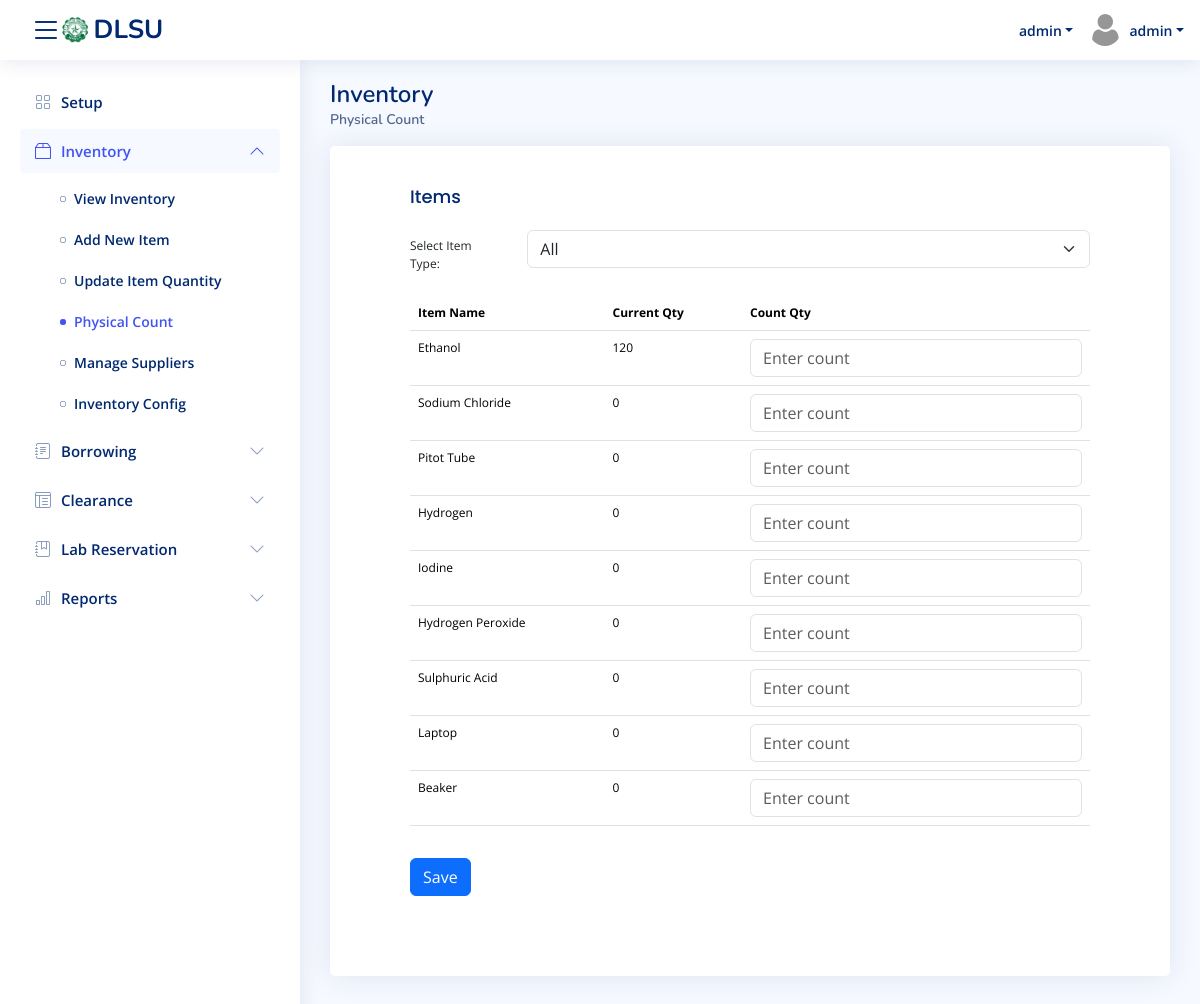
The page /inventory/physicalCount/ (signed in) on the database as committed earlier.
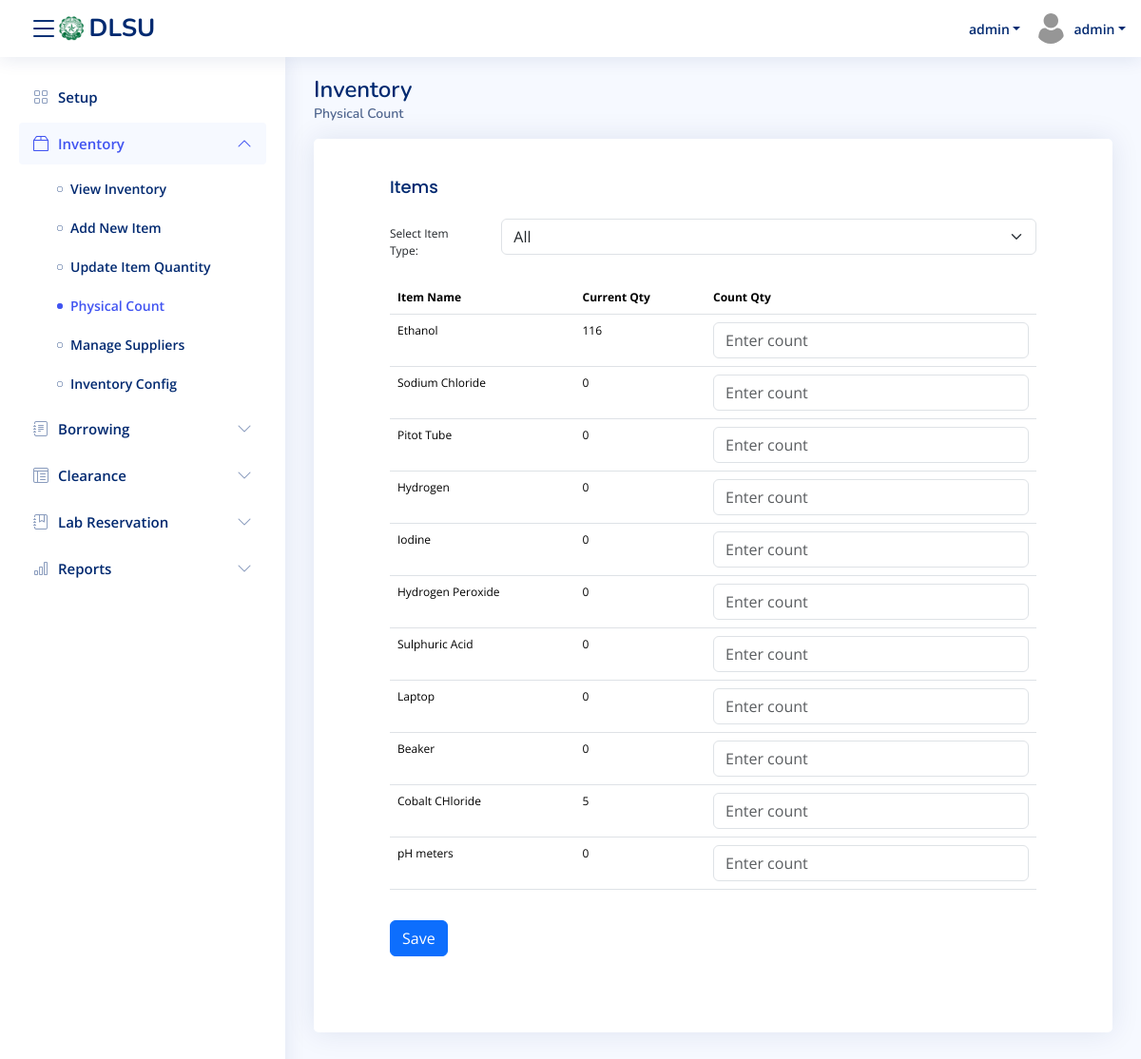
The same page on the database as committed later.
### core/models.py (models this page shows, shortened)
class item_description(models.Model):
    item_id = models.AutoField(primary_key=True)
    laboratory = models.ForeignKey('Laboratory', on_delete=models.CASCADE, null=True, blank=True)
    item_name = models.CharField(max_length=45, null=True, blank=True)
    itemType = models.ForeignKey('item_types', on_delete=models.SET_NULL, null=True, blank=True)
    alert_qty = models.IntegerField(null=True, blank=True)
    add_cols = models.CharField(max_length=45, null=True, blank=True)
    rec_expiration = models.BooleanField(default=False)
    is_disabled = models.BooleanField(default=False)
    allow_borrow = models.BooleanField(default=False)
    is_consumable = models.BooleanField(default=False)

### core/views.py (the view, shortened to what this page needs)
# urls.py: path('inventory/physicalCount/', views.inventory_physicalCount_view, name='inventory_physicalCount'),  # Added trailing slash
def inventory_physicalCount_view(request):
    if not request.user.is_authenticated:
        return redirect('userlogin')
    selected_laboratory_id = request.session.get('selected_lab')
    item_types_list = item_types.objects.filter(laboratory_id=selected_laboratory_id)
    selected_item_type = request.GET.get('item_type')
    current_user = get_object_or_404(user, user_id=request.user.id)
    if selected_item_type:
        inventory_items = item_description.objects.filter(
            laboratory_id=selected_laboratory_id,
            itemType_id=selected_item_type,
            is_disabled=0
        ).annotate(total_qty=Sum('item_inventory__qty'))
    else:
        inventory_items = item_description.objects.filter(
            laboratory_id=selected_laboratory_id,
            is_disabled=0
        ).annotate(total_qty=Sum('item_inventory__qty'))
    return render(request, 'mod_inventory/inventory_physicalCount.html', {
        'inventory_items': inventory_items,
        'item_types': item_types_list,
        'selected_item_type': int(selected_item_type) if selected_item_type else None,
    })

### core/context_processors.py (called while the page is built)
def labs_context(request):
    return {
        'laboratories': laboratory.objects.filter(is_available=True),
        'selected_lab_name': request.session.get('selected_lab_name')
    }

### core/templates/mod_inventory/inventory_physicalCount.html (shortened to what this page needs)
{% extends 'temp_navbar.html' %}
{% load socialaccount %}
{% block content %}
  <div class="pagetitle">
    <h1>Inventory</h1>
    <nav>
      <ol class="breadcrumb">
        <li class="breadcrumb-item active">Physical Count</li>
      </ol>
    </nav>
  </div>
  <section class="section">
    <div class="row">
      <div class="col-lg-12">
        <div class="card">
          <div class="card-body">
            <h5 class="card-title">Items</h5>
            <form method="GET" id="itemTypeForm">
              <div class="row mb-3">
                <label for="item_type" class="col-sm-2 col-form-label">Select Item Type:</label>
                <div class="col-sm-10">
                  <select class="form-select" id="item_type" name="item_type" onchange="document.getElementById('itemTypeForm').submit()">
                    <option value="">All</option>
                  </select>
                </div>
              </div>
            </form>
            <form method="POST" action="{% url 'inventory_physicalCount' %}" id="physicalCountForm">
              <table class="table datatable" id="itemsTable">
                <thead>
                  <tr>
                    <th>Item Name</th>
                    <th>Current Qty</th>
                    <th>Count Qty</th>
                  </tr>
                </thead>
                <tbody>
                  {% for item in inventory_items %}
                    <tr>
                      <td>{{ item.item_name }}</td>
                      <td>{{ item.total_qty|default:0 }}</td>
                      <td>
                        <input type="number" name="count_qty_{{ item.item_id }}" class="form-control" placeholder="Enter count" required>
                      </td>
                    </tr>
                  {% empty %}
                    <tr>
                      <td colspan="6" class="text-center">No items found.</td>
                    </tr>
                  {% endfor %}
                </tbody>
              </table>
                <div class="col-sm-10 d-flex">
                  <button type="button" class="btn btn-primary me-2" id="save" onclick="showConfirmationModal()">Save</button>
                </div>
              </div>
          </div>
        </div>
      </div>
  </section>
{% endblock %}

Rows that differ between the two databases and show on the page:
changed item_description "Ethanol": total_qty "120" → "116"
added item_description: item_name "Cobalt CHloride", total_qty "5"
added item_description: item_name "pH meters", total_qty "0"
